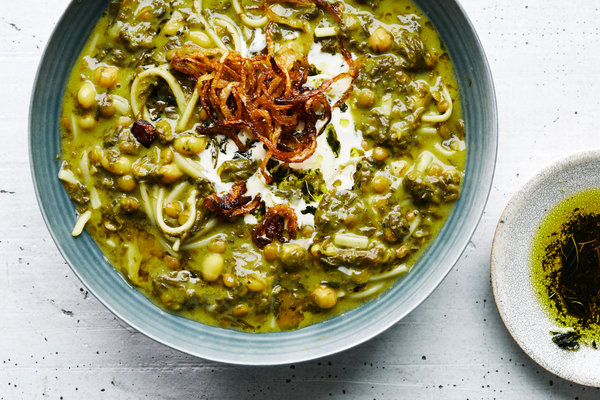
#> input picture HW2/inputs/P8/aush.png, 600 x 400 px, found by its file name
$ python c.py   (older library calls are emulated)
#> lines starting #> are read from the running program, lines starting #| are printed output that depends on the picture
import numpy as np
import matplotlib.pyplot as plt
import cv2
from skimage.measure import compare_ssim

def guided_filter(p, I, r, e, same_shape=True):
    '''
    For part e
    In case that p is rgb but I is gray(i.e. they have not same shape, convert
    I to have shape of (...,...,3)
    '''
    if not(same_shape):
        I = np.repeat(I[:, :, np.newaxis], 3, axis=2)

    # size of kernel
    r = 2 * r - 1
    # cv2.blur is a mean filter
    mean_I = cv2.blur(I,(r,r))
    mean_p = cv2.blur(p,(r,r))
    corr_I = cv2.blur(np.multiply(I,I),(r,r))
    corr_p = cv2.blur(np.multiply(I,p),(r,r))
    var_I = corr_I - np.multiply(mean_I,mean_I)
    cov_Ip = corr_p - np.multiply(mean_I,mean_p)
    a = np.divide(cov_Ip,(var_I+e))
    b = mean_p - np.multiply(a, mean_I)
    mean_a = cv2.blur(a,(r,r))
    mean_b = cv2.blur(b,(r,r))
    q = np.multiply(mean_a,I) + mean_b
    # In case that same_shape == False, we might get out of bounds a little
    q = np.clip(q, 0, 1)
    return q

def get_noisy_image(img,std):
    noisy_img = img + np.random.normal(0, std, img.shape)
    # might get out of bounds due to noise
    noisy_img = np.clip(noisy_img, 0, 1)
    return noisy_img

if __name__ == '__main__':
    aush = cv2.imread('P8/aush.png')
#> aush is the input picture: shape (400, 600, 3); mean B, G, R 116.9, 153.7, 160
    # aush/255 because in matplotlib, array of float should be in range [0,1]
    aush = cv2.cvtColor(aush, cv2.COLOR_BGR2GRAY)/255
#> aush: shape (400, 600) float64
    # add noise to aush!
    noisy_aush = get_noisy_image(aush,0.1)
#> in get_noisy_image, `noisy_img = img + np.random.normal(0, std, img.shape)`:
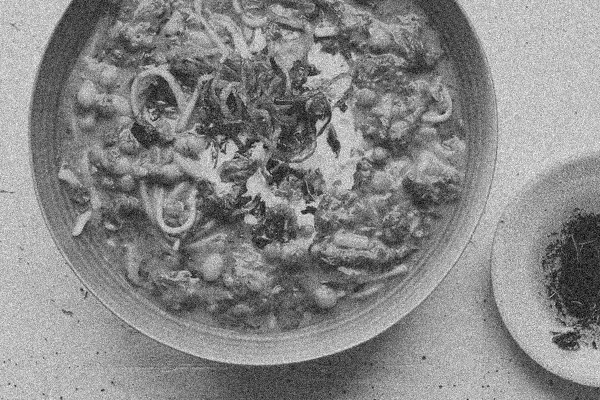
#> noisy_img: shape (400, 600) float64; min -0.275, max 1.35, mean 0.594; drawn with min black and max white
#> in get_noisy_image, `noisy_img = np.clip(noisy_img, 0, 1)`:
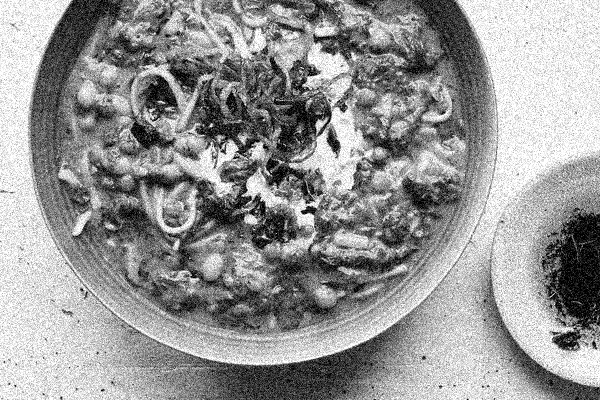
#> noisy_img: shape (400, 600) float64; min 0, max 1, mean 0.591
    # plot and save noisy image
    plt.imshow(noisy_aush, cmap='gray')
    plt.imsave('a/noisy_aush.jpg',noisy_aush, cmap='gray')
    plt.show()
    # define list of parameters
    r_list = [2,4,8]
    e_list = [0.1**2, 0.2**2, 0.4**2]
    # plot and save result for different set of parameters

    guided_aush = guided_filter(noisy_aush,aush,r_list[1],e_list[1])
#> in guided_filter, `corr_I = cv2.blur(np.multiply(I,I),(r,r))`:
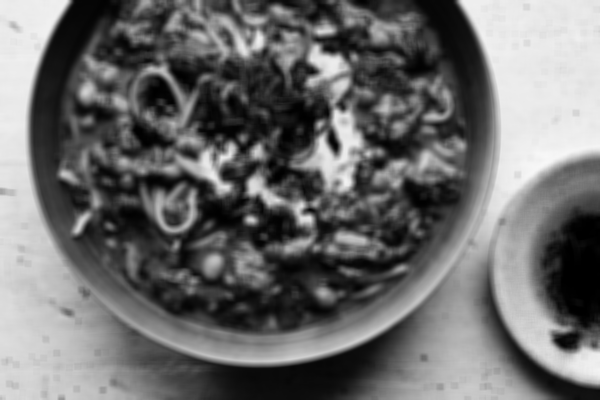
#> corr_I: shape (400, 600) float64; min 0.000936, max 0.975, mean 0.427
#> in guided_filter, `var_I = corr_I - np.multiply(mean_I,mean_I)`:
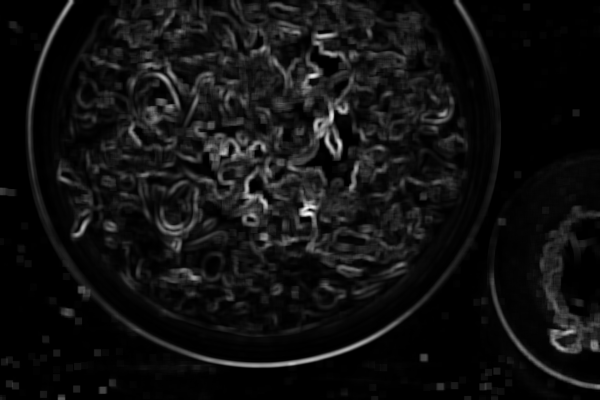
#> var_I: shape (400, 600) float64; min 3.14e-06, max 0.168, mean 0.0115; drawn with min black and max white
#> in guided_filter, `mean_a = cv2.blur(a,(r,r))`:
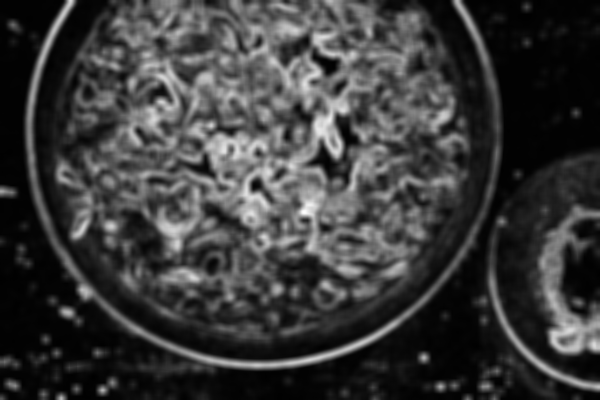
#> mean_a: shape (400, 600) float64; min -0.00743, max 0.75, mean 0.168; drawn with min black and max white
#> in guided_filter, `mean_b = cv2.blur(b,(r,r))`:
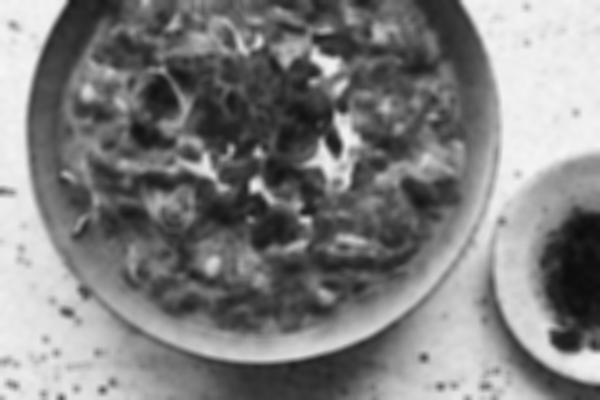
#> mean_b: shape (400, 600) float64; min 0.0488, max 0.966, mean 0.504
    plt.imshow(guided_aush, cmap='gray')
    # show parameters as x-label
    plt.xlabel(f'r={r_list[1]}, e={e_list[0]:.2f}')
    # calculate and display ssim and psnr as images title
    psnr = cv2.PSNR(aush, guided_aush)
#> psnr = 72.76
    ssim = compare_ssim(aush, guided_aush)
#> ssim = 0.829
    plt.title(f'psnr={psnr:.2f}, ssim={ssim:.2f}')
    # save images with appropriate name
    plt.imsave(f'c/g_r={r_list[1]},e={e_list[0]:.2f}.jpg',guided_aush, cmap='gray')
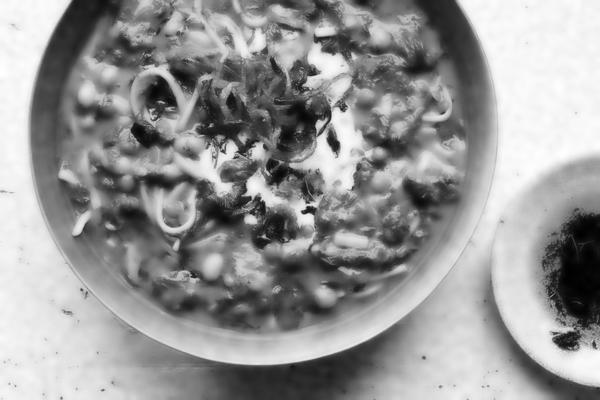
#> saved as g_r=4,e=0.01.jpg: shape (400, 600, 3); min 0, max 255, mean 150.5
    plt.show()

$ run again, with HW2/inputs/P8/zoolbia_bamieh.png copied over HW2/inputs/P8/aush.png
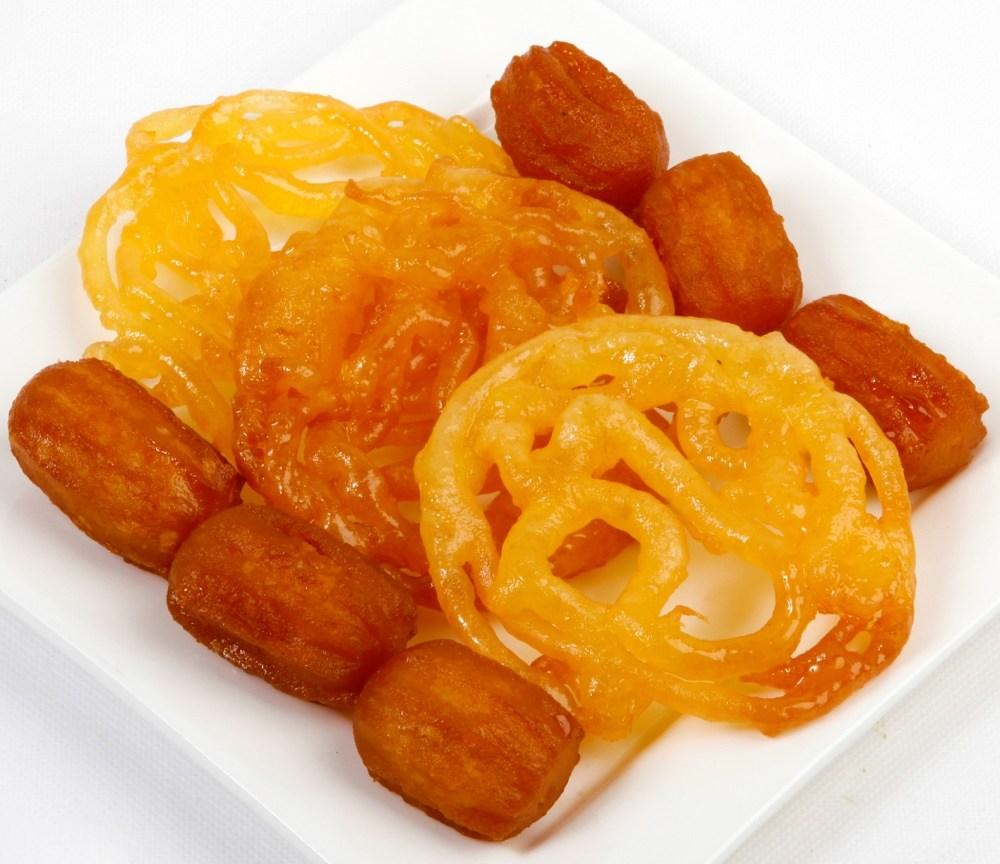
#> input picture HW2/inputs/P8/zoolbia_bamieh.png, 1000 x 864 px, found by its file name
#> aush is the input picture: shape (864, 1000, 3); mean B, G, R 108.1, 166.2, 222.5
#> aush: shape (864, 1000) float64
#> in guided_filter, `b = mean_p - np.multiply(a, mean_I)`:
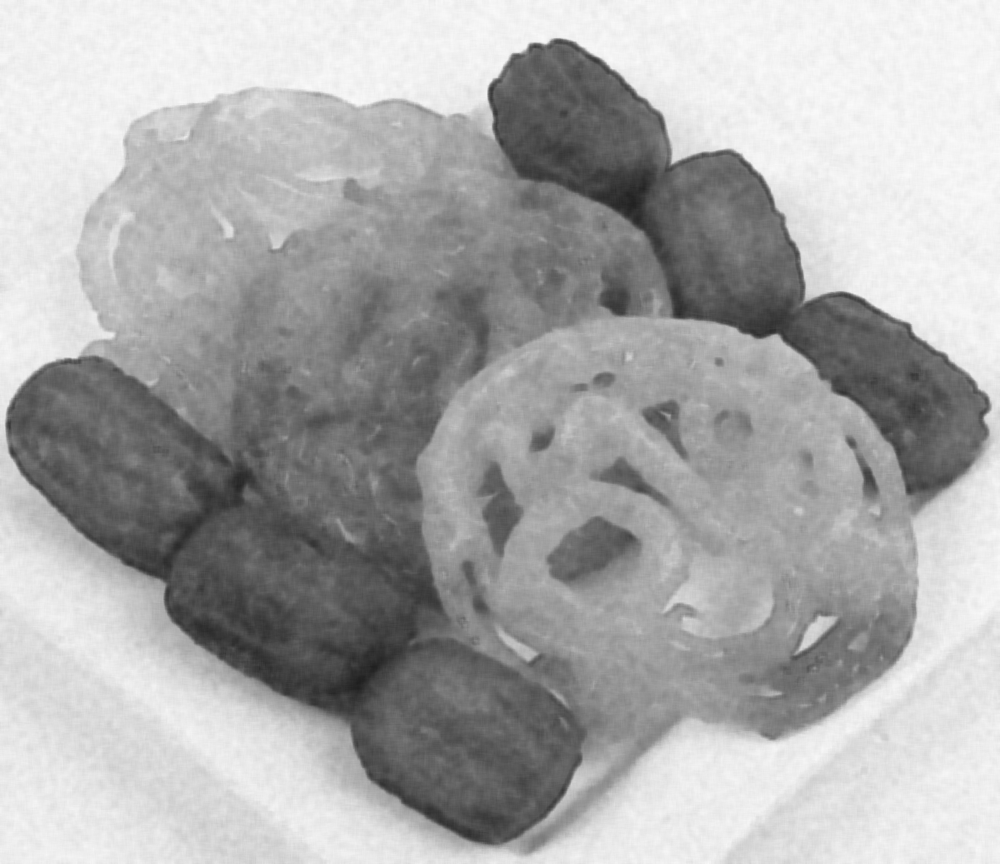
#> b: shape (864, 1000) float64; min 0.121, max 0.986, mean 0.673
#> psnr = 79.71
#> ssim = 0.941
#> `plt.imsave(f'c/g_r={r_list[1]},e={e_list[0]:.2f}.jpg',guided_aush, cma..`:
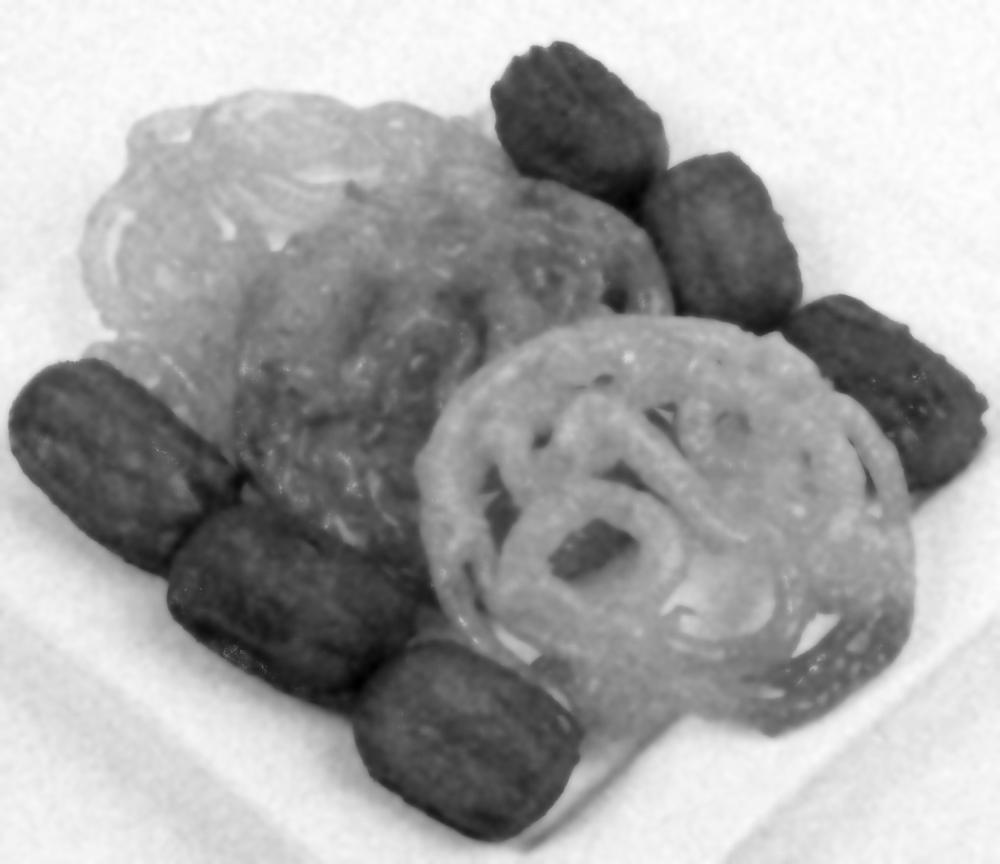
#> saved as g_r=4,e=0.01.jpg: shape (864, 1000, 3); min 0, max 255, mean 166.1
